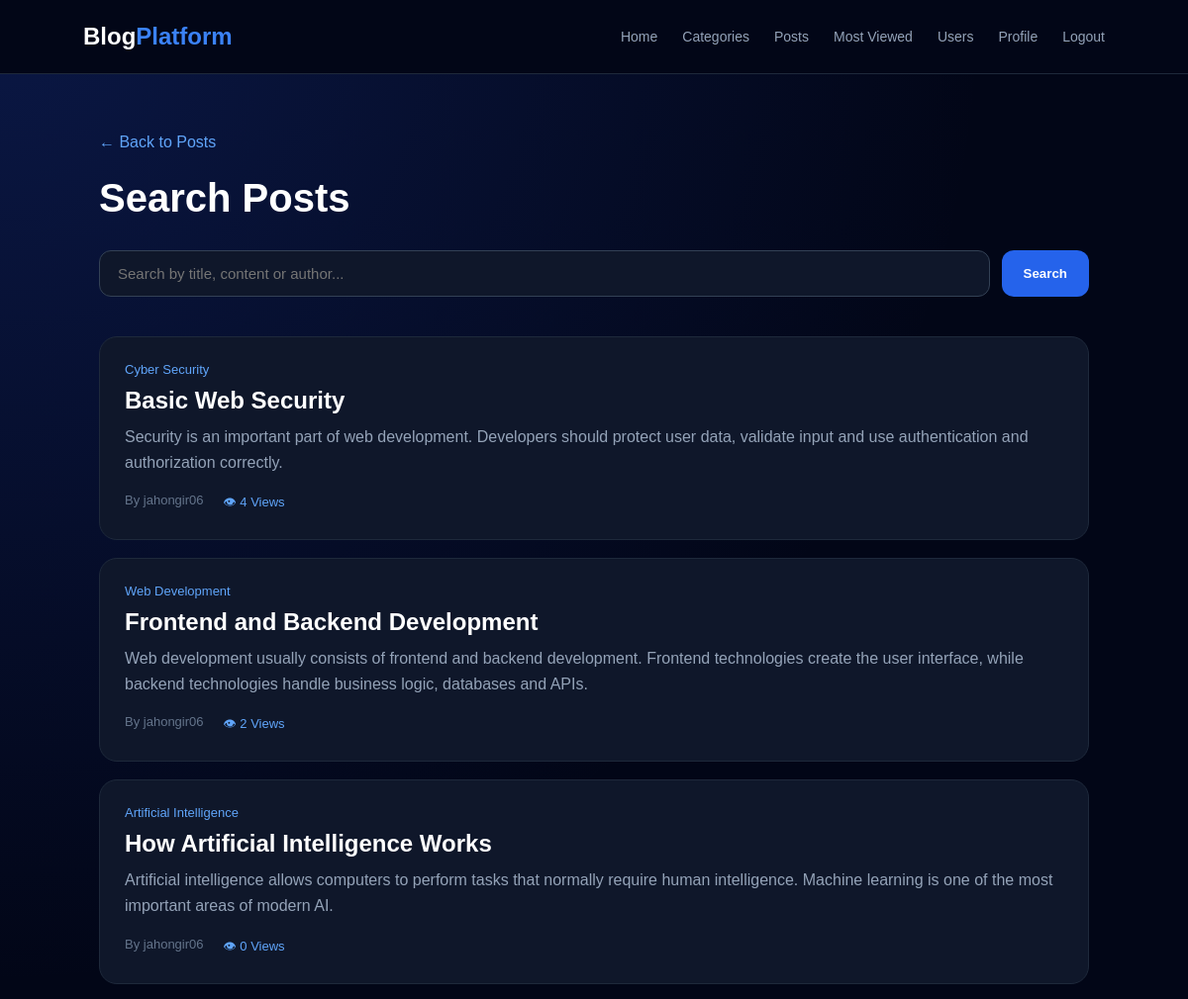
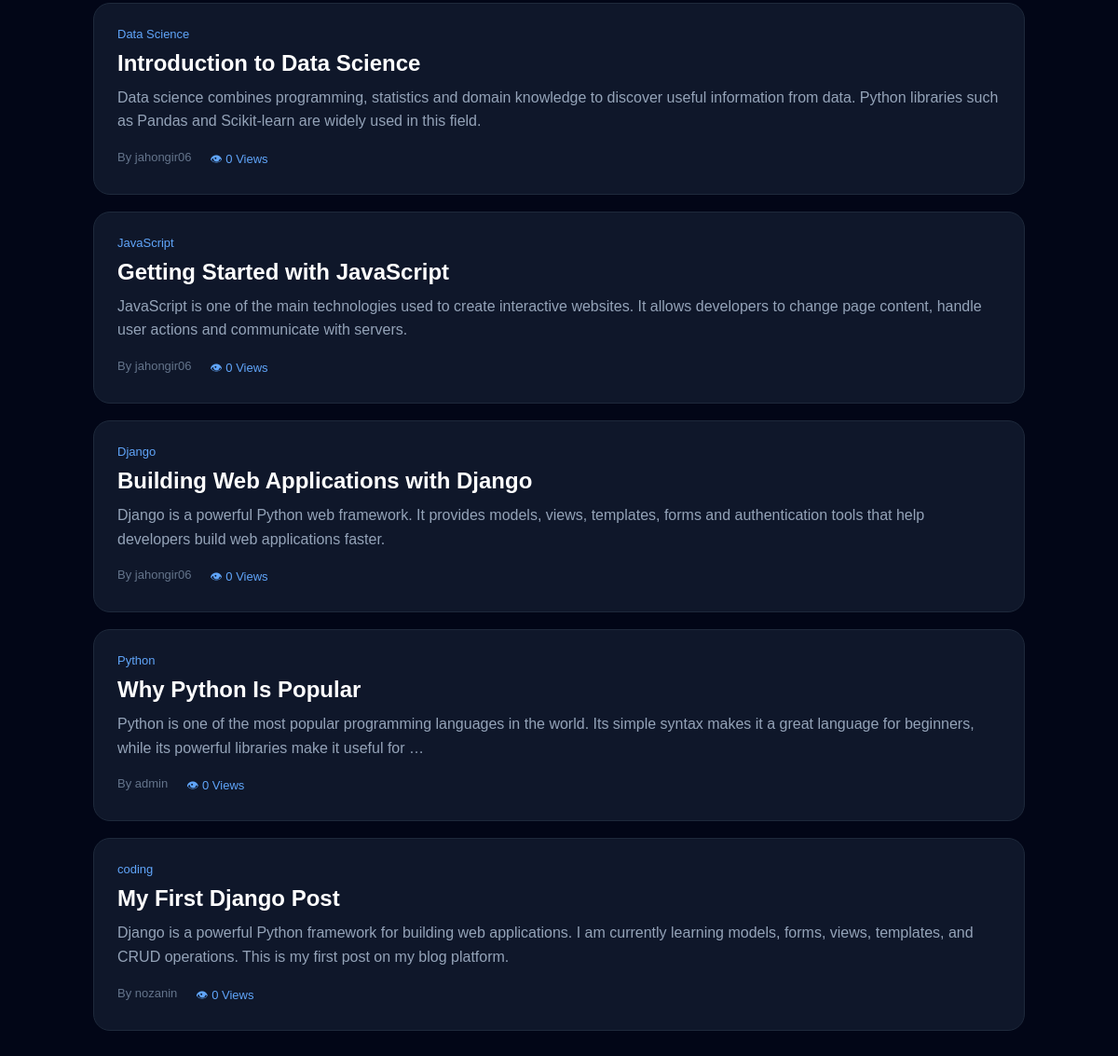
/posts/search/, run on the app's committed database (2 pictures, top to bottom).
### blog/models.py (models this page shows, shortened)
class Post(models.Model):
    author = models.ForeignKey(settings.AUTH_USER_MODEL, on_delete=models.CASCADE,related_name="posts")
    title = models.CharField(max_length=200)
    content = models.TextField()
    category = models.ForeignKey("categories.Category",on_delete=models.CASCADE, related_name="posts")
    image = models.ImageField(upload_to="posts/",blank=True,null=True)
    status = models.CharField(max_length=20,choices=[("draft", "Draft"),("published", "Published"),],default="draft")
    created_at = models.DateTimeField(auto_now_add=True)
    updated_at = models.DateTimeField(auto_now=True)
    views_count = models.PositiveIntegerField(default=0)
    class Meta:
        verbose_name = "post"
        verbose_name_plural = "posts"
        ordering = ["-created_at"]

### categories/models.py (models this page shows, shortened)
class Category(models.Model):
    name = models.CharField(
        max_length=100
    )
    description = models.TextField(
        blank=True
    )
    image = models.ImageField(
        upload_to="categories/",
        blank=True,
        null=True
    )
    is_active = models.BooleanField(
        default=True
    )
    created_at = models.DateTimeField(
        auto_now_add=True
    )
    updated_at = models.DateTimeField(
        auto_now=True
    )
    class Meta:
        ordering = ["-created_at"]
        verbose_name = "category"
        verbose_name_plural = "categories"

### users/models.py (models this page shows, shortened)
class CustomUser(AbstractUser):
    username = models.CharField(max_length=150, unique=True)
    email = models.EmailField(max_length=150, unique=True, blank=True, null=True)
    avatar = models.ImageField(upload_to="avatars/", default="avatars/default.png" )
    bio = models.TextField(max_length=150, blank=True, null=True)
    website = models.URLField(blank=True, null=True)
    social_links = models.JSONField(default=dict, blank=True, null=True)
    created_at = models.DateTimeField(auto_now_add=True)
    updated_at = models.DateTimeField(auto_now=True)
    tel_number = models.CharField( max_length=15,blank=True,null=True)
    address = models.CharField(max_length=250,blank=True,null=True)
    class Meta:
        verbose_name = "User"
        verbose_name_plural = "Users"
    ordering = ['-created_at']

### blog/views.py (the view)
# urls.py: path("posts/search/", PostSearchView.as_view(), name="post_search"),
class PostSearchView(View):
    def get(self, request):
        query = request.GET.get("q", "")
        posts = Post.objects.filter(
            Q(title__icontains=query) |
            Q(content__icontains=query) |
            Q(author__username__icontains=query)
        )
        return render(request, "blog/post_search.html", {"posts": posts, "query": query})

### templates/blog/post_search.html (shortened to what this page needs)
<!DOCTYPE html>
<html lang="en">
<head>
</head>
<body>
<nav class="navbar">
    <div class="logo">
        Blog<span>Platform</span>
    </div>
    <div class="nav-links">
        <a href="{% url 'home' %}">
            Home
        </a>
        <a href="{% url 'category_list' %}">
            Categories
        </a>
        <a href="{% url 'post_list' %}">
            Posts
        </a>
        <a href="{% url 'most_viewed' %}">
            Most Viewed
        </a>
        <a href="{% url 'user_list' %}">
            Users
        </a>
        <a href="{% url 'profile' %}">
            Profile
        </a>
        <a href="{% url 'logout' %}">
            Logout
        </a>
    </div>
</nav>
<main class="container">
    <a href="{% url 'post_list' %}" class="back">
        ← Back to Posts
    </a>
    <h1>
        Search Posts
    </h1>
    <form method="GET" action="{% url 'post_search' %}" class="search-form">
        <input
            type="text"
            name="q"
            value="{{ query }}"
            placeholder="Search by title, content or author..."
            class="search-input"
        >
        <button type="submit" class="search-button">
            Search
        </button>
    </form>
    <div class="posts">
        {% for post in posts %}
            <a
                href="{% url 'post_detail' post.pk %}"
                class="post-card"
            >
                <div class="category">
                    {{ post.category.name }}
                </div>
                <div class="title">
                    {{ post.title }}
                </div>
                <div class="content">
                    {{ post.content|truncatewords:30 }}
                </div>
                <div class="meta">
                    <span>
                        By {{ post.author.username }}
                    </span>
                    <span class="views">
                        👁 {{ post.views_count }} Views
                    </span>
                </div>
            </a>
        {% endfor %}
    </div>
</main>
</body>
</html>

### templates/blog/post_search.html (style rules this page uses)
* { margin: 0; padding: 0; box-sizing: border-box; }
body { min-height: 100vh; font-family: Arial, sans-serif; color: #e2e8f0; background: radial-gradient(circle at top left, rgba(30, 64, 175, .3), transparent 40%), #020617; }
.navbar { height: 75px; padding: 0 7%; display: flex; align-items: center; justify-content: space-between; background: #020617; border-bottom: 1px solid #1e293b; }
.logo { color: white; font-size: 24px; font-weight: 800; }
.logo span { color: #3b82f6; }
.nav-links { display: flex; gap: 25px; }
.nav-links a { color: #94a3b8; text-decoration: none; font-size: 14px; }
.container { width: 90%; max-width: 1000px; margin: 60px auto; }
.back { display: inline-block; margin-bottom: 25px; color: #60a5fa; text-decoration: none; }
h1 { color: white; font-size: 40px; margin-bottom: 30px; }
.search-form { display: flex; gap: 12px; margin-bottom: 40px; }
.search-input { flex: 1; padding: 14px 18px; border: 1px solid #334155; border-radius: 12px; outline: none; background: #0f172a; color: white; font-size: 15px; }
.search-button { padding: 14px 22px; border: none; border-radius: 12px; background: #2563eb; color: white; cursor: pointer; font-weight: 700; }
.posts { display: flex; flex-direction: column; gap: 18px; }
.post-card { display: block; padding: 25px; background: #0f172a; border: 1px solid #1e293b; border-radius: 18px; text-decoration: none; }
.category { margin-bottom: 10px; color: #60a5fa; font-size: 13px; }
.title { margin-bottom: 10px; color: white; font-size: 24px; font-weight: 700; }
.content { color: #94a3b8; line-height: 1.6; }
.meta { display: flex; gap: 20px; margin-top: 18px; color: #64748b; font-size: 13px; }
.views { color: #60a5fa; }

### data on the page
Post: category.name "Cyber Security", title "Basic Web Security", content "Security is an important part of web development. Developers should protect user data, validate input and use authentication and authorization correctly.", author.username "jahongir06", views_count "4"
Post: category.name "Web Development", title "Frontend and Backend Development", content "Web development usually consists of frontend and backend development. Frontend technologies create the user interface, while backend technologies handle business logic, databases and APIs.", author.username "jahongir06", views_count "2"
Post: category.name "Artificial Intelligence", title "How Artificial Intelligence Works", content "Artificial intelligence allows computers to perform tasks that normally require human intelligence. Machine learning is one of the most important areas of modern AI.", author.username "jahongir06", views_count "0"
Post: category.name "Data Science", title "Introduction to Data Science", content "Data science combines programming, statistics and domain knowledge to discover useful information from data. Python libraries such as Pandas and Scikit-learn are widely used in this field.", author.username "jahongir06", views_count "0"
Post: category.name "JavaScript", title "Getting Started with JavaScript", content "JavaScript is one of the main technologies used to create interactive websites. It allows developers to change page content, handle user actions and communicate with servers.", author.username "jahongir06", views_count "0"
Post: category.name "Django", title "Building Web Applications with Django", content "Django is a powerful Python web framework. It provides models, views, templates, forms and authentication tools that help developers build web applications faster.", author.username "jahongir06", views_count "0"
Post: category.name "Python", title "Why Python Is Popular", content "Python is one of the most popular programming languages in the world. Its simple syntax makes it a great language for beginners, while its powerful libraries make it useful for …", author.username "admin", views_count "0"
Post: category.name "coding", title "My First Django Post", content "Django is a powerful Python framework for building web applications. I am currently learning models, forms, views, templates, and CRUD operations. This is my first post on my blog platform.", author.username "nozanin", views_count "0"
